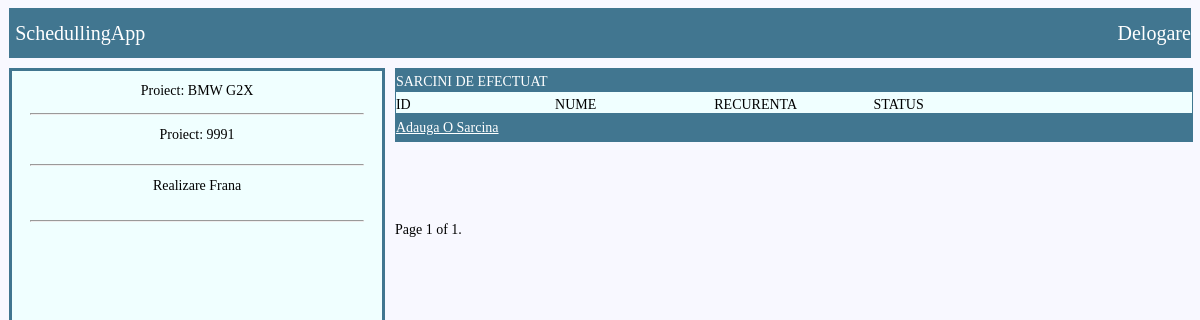
/projects/project_details/7/ (signed in), run on the app's committed database.
### PROJECTS/models.py (models this page shows, shortened)
class Proiect (models.Model):
	nume=models.CharField(max_length=30,unique=True)
	id_proiect=models.IntegerField(unique=True)
	descriere=models.CharField(max_length=100)

### PROJECTS/views.py (the view)
# urls.py: path('project_details/<int:pk>/',PROJECTS_VIEWS.project_details,name='project_details'),
@login_required
def project_details(request,pk):
	proiect_querry=Proiect.objects.get(pk=pk)
	eveniment_template_querry_req=Eveniment_Template.objects.filter(proiect=proiect_querry)
	paginator = Paginator(eveniment_template_querry_req, 20)
	page_number = request.GET.get('page')
	eveniment_template_querry = paginator.get_page(page_number)
	return render(request,'PROJECTS/proiect_detalii.html',{'proiect':proiect_querry,'eveniment_template':eveniment_template_querry})

### templates/PROJECTS/proiect_detalii.html (shortened to what this page needs)
{% extends 'PROJECTS/template.html' %}
{% block content %}
<div class="container_detalii">
<div class="container_left_detalii">
	<div class="nume">Proiect: {{proiect.nume}}</div>
	<hr/>
	<div class="ID">Proiect: {{proiect.id_proiect}}</div>
	<hr/>
	<div class="descriere">{{proiect.descriere}}</div>
	<hr/>
</div>
<div class="container_right_detalii">
		<div class="row_title_detalii">
			SARCINI DE EFECTUAT
		</div>
		<div class="row_detalii">
			<div class="column_id_ev">ID</div>
			<div class="column_nume_ev">NUME</div>
			<div class="column_recurenta_zile_ev">RECURENTA </div>
			<div class="column_status_ev">STATUS</div>
		</div>
		<div class="row_footer_detalii">
			<a href="{% url 'EVENTS:eveniment_template_nou' proiect.pk  %}">Adauga O Sarcina </a>
		</div>
<div class="pagination">
    <span class="step-links">
        <span class="current">
            Page {{ eveniment_template.number }} of {{ eveniment_template.paginator.num_pages }}.
        </span>
    </span>
</div>
</div>
</div>
{% endblock %}

### static/css/PROJECTS/style.css (style rules this page uses)
body { background-color: #F8F8FF; }
@media screen and (min-width: 800px) { hr { color: #417690; } }
@media screen and (min-width: 800px) { .container_detalii { display: flex; flex-direction: row; font-size: 14px; } }
@media screen and (min-width: 800px) { .container_left_detalii { margin-top: 10px; margin-left: 0.1vw; height: 100vh; width: 550px; background-color: #F0FFFF; display: flex; flex-direction: column; border-style: solid; border-color: #417690; border-size: 1px; } }
@media screen and (min-width: 800px) { .container_left_detalii hr { width: 90%; color: #417690; } }
@media screen and (min-width: 800px) { .container_left_detalii .nume { height: 30px ; width: 100%; display: flex; justify-content: center; align-items: center; margin-top: 5px; } }
@media screen and (min-width: 800px) { .container_left_detalii .ID { height: 30px ; width: 100%; display: flex; justify-content: center; margin-top: 5px; } }
@media screen and (min-width: 800px) { .container_left_detalii .descriere { margin-bottom: 5px; height: 30px ; width: 100%; display: flex; justify-content: center; margin-top: 5px; } }
@media screen and (min-width: 800px) { .container_right_detalii { width: 100%; margin-top: 10px; padding-left: 10px; padding-right: 0.1vw; } }
@media screen and (min-width: 800px) { .row_title_detalii { width: 100%; display: flex; align-items: center; justify-content: left; color: white; background-color: #417690; border-style: solid; border-color: #417690 ; border-width: 1px; padding-top: 5px; } }
@media screen and (min-width: 800px) { .row_detalii { width: 100%; display: flex; align-items: center; justify-content: center; background-color: #F0FFFF; border-style: solid; border-color: #417690 ; border-width: 1px; padding-top: 5px; } }
@media screen and (min-width: 800px) { .row_footer_detalii { width: 100%; display: flex; align-items: center; justify-content: left; background-color: #417690 ; border-style: solid; border-color: #417690 ; border-width: 1px; padding-top: 5px; padding-bottom: 5px; } }
@media screen and (min-width: 800px) { .column_id_ev { width:20%; } }
@media screen and (min-width: 800px) { .column_nume_ev { width:20%; } }
@media screen and (min-width: 800px) { .column_recurenta_zile_ev { width:20%; } }
@media screen and (min-width: 800px) { .column_status_ev { width:20%; } }
@media screen and (min-width: 800px) { .row_footer_detalii { margin-bottom:80px; width: 100%; } }
@media screen and (min-width: 800px) { .row_footer_detalii a { color : white } }
@media screen and (min-width: 800px) { .pagination { margin-top: 15px; } }

### data on the page
Proiect: nume "BMW G2X", id_proiect "9991", descriere "Realizare Frana"

### other printed values
{{ eveniment_template.number }} "1"
{{ eveniment_template.paginator.num_pages }} "1"
